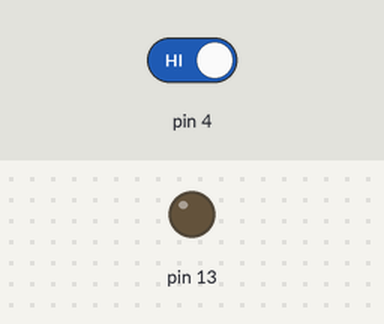
Simulated run of this sketch. Board: Arduino Uno, built with avr-gcc and run on an emulated ATmega328P. Shown: output pins drawn as LEDs (lit = HIGH). The test bench sets the inputs (shaded band); at power-on: pin 4 HIGH. The audio player accepts every command and is not drawn; what the sketch prints to the serial monitor is not drawn.

Above: at 1.7 s.
1.8 s: pin 4 driven LOW
At 2.6 s:
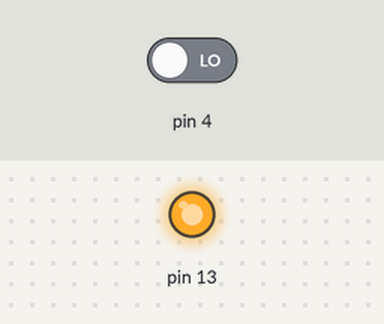
3.3 s: pin 4 driven HIGH
At 5.2 s:
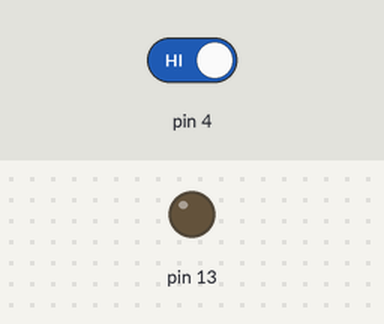
Timing chart, 0 to 6.7 s (numbered marks = the images above; inputs shaded):
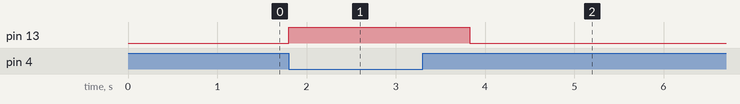

The sketch:

cestinosonoro.ino
```cpp
#include <DFRobotDFPlayerMini.h>
#include <SoftwareSerial.h>

SoftwareSerial ss(3, 2); //RX, TX
DFRobotDFPlayerMini player;

void setup() {
  ss.begin(9600);
  Serial.begin(9600);

  Serial.println("cestino");
  if (!player.begin(ss)) {
    Serial.println("errore player");
    while(true);
  }
  pinMode(4, INPUT);
  pinMode(13, OUTPUT);

  player.volume(30);
}

void loop() {
  if (digitalRead(4) == LOW) {
    digitalWrite(13, HIGH);
    player.play(4);
    delay(2000);
  } else {
    digitalWrite(13, LOW);
  }

}
```

Measured:
- after the input at 1.8 s, pin 13: LOW → HIGH at once
- after the input at 3.3 s, pin 13: HIGH → LOW after 0.53 s
